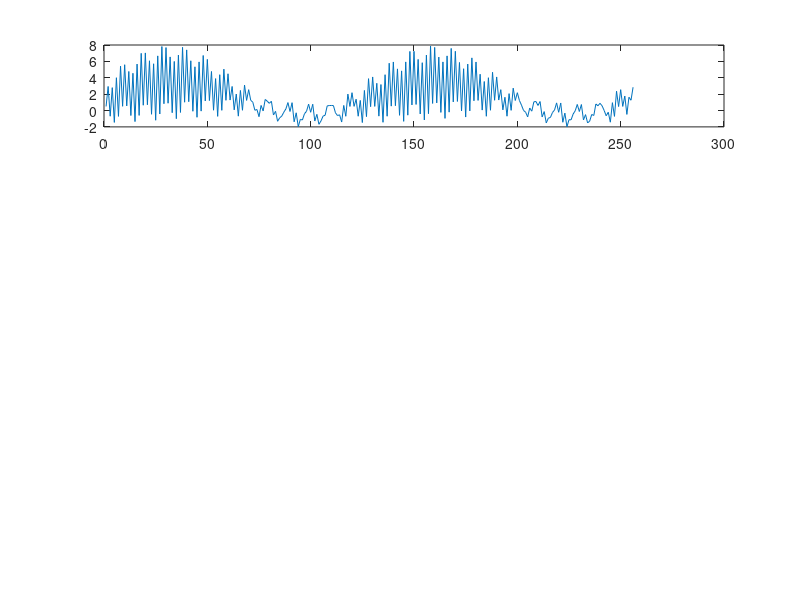

This figure's MATLAB source: (Note: this script raises an error after producing the figure.)
close all; clear all; clc

h = 1/16 * [1 4 6 4 1];

n = 256;
n1 = 1:n;
x = 3 + 4*sin(2*pi*n1/128) + cos(2*pi*n1/10+pi/4);
G{1} = x';

for i=1:3    
    en = [1 zeros(1,n-1)];
    hn = [h zeros(1,n-5)];
    T = toeplitz(1/16*en,hn');
    
    yk = T*G{i};

    n=n/2;
    I = eye(n);
    G{i+1} = kron(I,[1 0])*yk;
end

for i=1:3
    G1 = upsample(G{i+1},2);
    L{i} = G{i} - G1;
end
L{i+1}=G{i+1};

G2{i+1} = L{i+1};
for i = 3:-1:1 
    G1 = upsample(G2{i+1},2); 
    G2{i} = L{i} + G1; 
end 

figure
hold on
for i=1:4
   subplot(4,1,i);
   plot(L{i}); 
   sgtitle('Laplacian from Gaussian pyramid')
end

figure
hold on
for i=1:4
   subplot(4,1,i);
   plot(G2{i}); 
   sgtitle('Gaussian from Laplacian pyramid')
end



